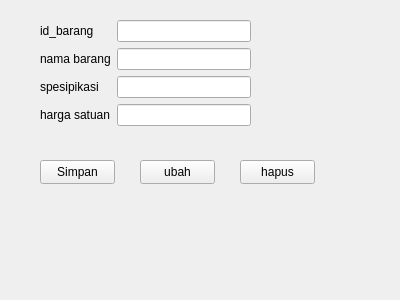
<?xml version="1.0" encoding="UTF-8"?>
<ui version="4.0">
 <class>Formbarang</class>
 <widget class="QWidget" name="Formbarang">
  <property name="geometry">
   <rect>
    <x>0</x>
    <y>0</y>
    <width>400</width>
    <height>300</height>
   </rect>
  </property>
  <property name="windowTitle">
   <string>Form</string>
  </property>
  <widget class="QWidget" name="formLayoutWidget">
   <property name="geometry">
    <rect>
     <x>40</x>
     <y>20</y>
     <width>211</width>
     <height>111</height>
    </rect>
   </property>
   <layout class="QFormLayout" name="formLayout">
    <item row="0" column="0">
     <widget class="QLabel" name="id_barangLabel">
      <property name="text">
       <string>id_barang</string>
      </property>
     </widget>
    </item>
    <item row="0" column="1">
     <widget class="QLineEdit" name="id_barangLineEdit"/>
    </item>
    <item row="1" column="0">
     <widget class="QLabel" name="namaBarangLabel">
      <property name="text">
       <string>nama barang</string>
      </property>
     </widget>
    </item>
    <item row="1" column="1">
     <widget class="QLineEdit" name="namaBarangLineEdit"/>
    </item>
    <item row="2" column="0">
     <widget class="QLabel" name="spesipikasiLabel">
      <property name="text">
       <string>spesipikasi</string>
      </property>
     </widget>
    </item>
    <item row="2" column="1">
     <widget class="QLineEdit" name="spesipikasiLineEdit"/>
    </item>
    <item row="3" column="0">
     <widget class="QLabel" name="hargaSatuanLabel">
      <property name="text">
       <string>harga satuan</string>
      </property>
     </widget>
    </item>
    <item row="3" column="1">
     <widget class="QLineEdit" name="hargaSatuanLineEdit"/>
    </item>
   </layout>
  </widget>
  <widget class="QPushButton" name="simpan">
   <property name="geometry">
    <rect>
     <x>40</x>
     <y>160</y>
     <width>75</width>
     <height>24</height>
    </rect>
   </property>
   <property name="text">
    <string>Simpan</string>
   </property>
  </widget>
  <widget class="QPushButton" name="pushButton_2">
   <property name="geometry">
    <rect>
     <x>140</x>
     <y>160</y>
     <width>75</width>
     <height>24</height>
    </rect>
   </property>
   <property name="text">
    <string>ubah</string>
   </property>
  </widget>
  <widget class="QPushButton" name="pushButton_3">
   <property name="geometry">
    <rect>
     <x>240</x>
     <y>160</y>
     <width>75</width>
     <height>24</height>
    </rect>
   </property>
   <property name="text">
    <string>hapus</string>
   </property>
  </widget>
 </widget>
 <resources/>
 <connections/>
</ui>
